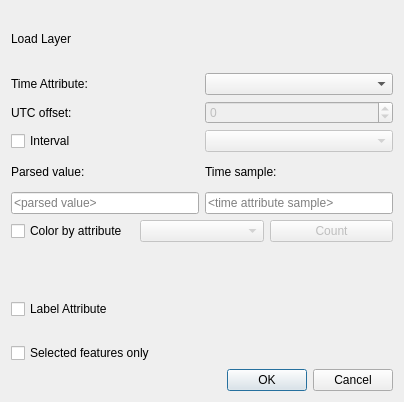
<?xml version="1.0" encoding="UTF-8"?>
<ui version="4.0">
 <class>LoadLayerDialog</class>
 <widget class="QDialog" name="LoadLayerDialog">
  <property name="windowModality">
   <enum>Qt::WindowModal</enum>
  </property>
  <property name="geometry">
   <rect>
    <x>0</x>
    <y>0</y>
    <width>404</width>
    <height>402</height>
   </rect>
  </property>
  <property name="windowTitle">
   <string>Load Layer</string>
  </property>
  <layout class="QVBoxLayout" name="verticalLayout">
   <item>
    <widget class="QLabel" name="layerlabel">
     <property name="text">
      <string>Load Layer</string>
     </property>
    </widget>
   </item>
   <item>
    <layout class="QHBoxLayout" name="horizontalLayout_2">
     <item>
      <widget class="QLabel" name="label">
       <property name="text">
        <string>Time Attribute:</string>
       </property>
      </widget>
     </item>
     <item>
      <widget class="QgsFieldComboBox" name="timeattributeBox"/>
     </item>
    </layout>
   </item>
   <item>
    <layout class="QHBoxLayout" name="horizontalLayout_3">
     <item>
      <widget class="QLabel" name="label_3">
       <property name="text">
        <string>UTC offset:</string>
       </property>
      </widget>
     </item>
     <item>
      <widget class="QSpinBox" name="utcoffsetBox">
       <property name="enabled">
        <bool>false</bool>
       </property>
       <property name="minimum">
        <number>-12</number>
       </property>
       <property name="maximum">
        <number>12</number>
       </property>
      </widget>
     </item>
    </layout>
   </item>
   <item>
    <layout class="QHBoxLayout" name="horizontalLayout_4">
     <item>
      <widget class="QCheckBox" name="intervalCheckbox">
       <property name="text">
        <string>Interval</string>
       </property>
      </widget>
     </item>
     <item>
      <widget class="QgsFieldComboBox" name="endTimeAttributeBox">
       <property name="enabled">
        <bool>false</bool>
       </property>
      </widget>
     </item>
    </layout>
   </item>
   <item>
    <layout class="QHBoxLayout" name="horizontalLayout_6">
     <item>
      <layout class="QVBoxLayout" name="verticalLayout_2">
       <item>
        <layout class="QHBoxLayout" name="horizontalLayout_5">
         <item>
          <widget class="QLabel" name="label_4">
           <property name="text">
            <string>Parsed value:</string>
           </property>
          </widget>
         </item>
         <item>
          <widget class="QLabel" name="fieldLabel">
           <property name="text">
            <string>&lt;field name&gt;</string>
           </property>
          </widget>
         </item>
        </layout>
       </item>
       <item>
        <widget class="QLineEdit" name="parsedvalueText">
         <property name="readOnly">
          <bool>true</bool>
         </property>
         <property name="placeholderText">
          <string>&lt;parsed value&gt;</string>
         </property>
        </widget>
       </item>
      </layout>
     </item>
     <item>
      <layout class="QVBoxLayout" name="verticalLayout_3">
       <item>
        <widget class="QLabel" name="label_2">
         <property name="text">
          <string>Time sample:</string>
         </property>
        </widget>
       </item>
       <item>
        <widget class="QLineEdit" name="timesampleText">
         <property name="readOnly">
          <bool>true</bool>
         </property>
         <property name="placeholderText">
          <string>&lt;time attribute sample&gt;</string>
         </property>
        </widget>
       </item>
      </layout>
     </item>
    </layout>
   </item>
   <item>
    <layout class="QVBoxLayout" name="verticalLayout_4">
     <item>
      <layout class="QHBoxLayout" name="horizontalLayout_7">
       <item>
        <widget class="QCheckBox" name="attributecolorCheckBox">
         <property name="text">
          <string>Color by attribute</string>
         </property>
        </widget>
       </item>
       <item>
        <widget class="QgsFieldComboBox" name="attributecolorBox">
         <property name="enabled">
          <bool>false</bool>
         </property>
        </widget>
       </item>
       <item>
        <widget class="QPushButton" name="attributeCountButton">
         <property name="enabled">
          <bool>false</bool>
         </property>
         <property name="text">
          <string>Count</string>
         </property>
        </widget>
       </item>
      </layout>
     </item>
     <item alignment="Qt::AlignRight">
      <widget class="QLabel" name="attributecountLabel">
       <property name="text">
        <string/>
       </property>
      </widget>
     </item>
    </layout>
   </item>
   <item>
    <layout class="QHBoxLayout" name="horizontalLayout_8">
     <item>
      <widget class="QCheckBox" name="labelCheckBox">
       <property name="text">
        <string>Label Attribute</string>
       </property>
      </widget>
     </item>
     <item>
      <widget class="QgsFieldExpressionWidget" name="labelExpressionWidget" native="true">
       <property name="enabled">
        <bool>false</bool>
       </property>
      </widget>
     </item>
    </layout>
   </item>
   <item>
    <layout class="QHBoxLayout" name="horizontalLayout_9">
     <item>
      <widget class="QCheckBox" name="selectedBox">
       <property name="text">
        <string>Selected features only</string>
       </property>
      </widget>
     </item>
    </layout>
   </item>
   <item>
    <widget class="QDialogButtonBox" name="buttonBox">
     <property name="orientation">
      <enum>Qt::Horizontal</enum>
     </property>
     <property name="standardButtons">
      <set>QDialogButtonBox::Cancel|QDialogButtonBox::Ok</set>
     </property>
    </widget>
   </item>
  </layout>
 </widget>
 <customwidgets>
  <customwidget>
   <class>QgsFieldComboBox</class>
   <extends>QComboBox</extends>
   <header>qgsfieldcombobox.h</header>
  </customwidget>
  <customwidget>
   <class>QgsFieldExpressionWidget</class>
   <extends>QWidget</extends>
   <header>qgsfieldexpressionwidget.h</header>
  </customwidget>
 </customwidgets>
 <resources/>
 <connections>
  <connection>
   <sender>buttonBox</sender>
   <signal>accepted()</signal>
   <receiver>LoadLayerDialog</receiver>
   <slot>accept()</slot>
   <hints>
    <hint type="sourcelabel">
     <x>248</x>
     <y>254</y>
    </hint>
    <hint type="destinationlabel">
     <x>157</x>
     <y>274</y>
    </hint>
   </hints>
  </connection>
  <connection>
   <sender>buttonBox</sender>
   <signal>rejected()</signal>
   <receiver>LoadLayerDialog</receiver>
   <slot>reject()</slot>
   <hints>
    <hint type="sourcelabel">
     <x>316</x>
     <y>260</y>
    </hint>
    <hint type="destinationlabel">
     <x>286</x>
     <y>274</y>
    </hint>
   </hints>
  </connection>
 </connections>
</ui>
